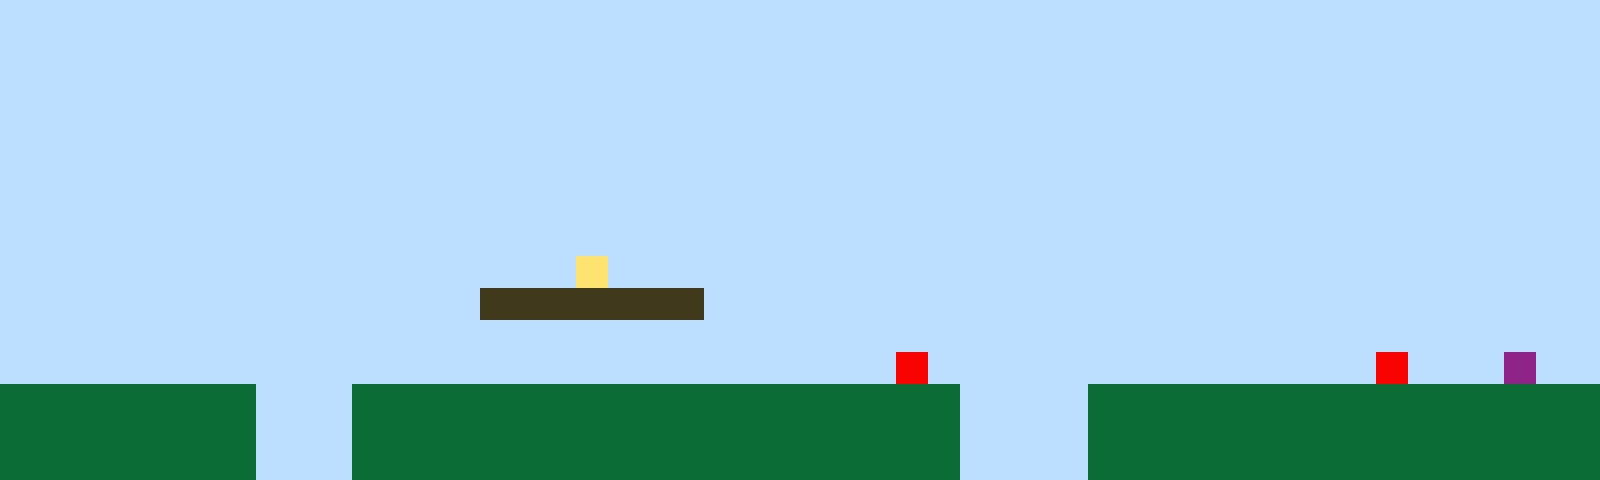

The image is a tile-based game level rendered from a .tmx file. Its description and complete source (layers, tilesets, objects, tile grids) follow:
An orthogonal 50x15 tile map with 32x32 px tiles, 1 tile layer (Tile Layer 1).

<map version="1.10" tiledversion="1.11.2" orientation="orthogonal" renderorder="right-up" width="50" height="15" tilewidth="32" tileheight="32" infinite="0" nextlayerid="2" nextobjectid="1"><editorsettings><export target="map1.csv" format="csv" /></editorsettings><tileset firstgid="1" name="sprites" tilewidth="32" tileheight="32" tilecount="6" columns="3"><image source="sprites.png" width="96" height="64" /></tileset><layer id="1" name="Tile Layer 1" width="50" height="15"><data encoding="csv">1,1,1,1,1,1,1,1,1,1,1,1,1,1,1,1,1,1,1,1,1,1,1,1,1,1,1,1,1,1,1,1,1,1,1,1,1,1,1,1,1,1,1,1,1,1,1,1,1,1,1,1,1,1,1,1,1,1,1,1,1,1,1,1,1,1,1,1,1,1,1,1,1,1,1,1,1,1,1,1,1,1,1,1,1,1,1,1,1,1,1,1,1,1,1,1,1,1,1,1,1,1,1,1,1,1,1,1,1,1,1,1,1,1,1,1,1,1,1,1,1,1,1,1,1,1,1,1,1,1,1,1,1,1,1,1,1,1,1,1,1,1,1,1,1,1,1,1,1,1,1,1,1,1,1,1,1,1,1,1,1,1,1,1,1,1,1,1,1,1,1,1,1,1,1,1,1,1,1,1,1,1,1,1,1,1,1,1,1,1,1,1,1,1,1,1,1,1,1,1,1,1,1,1,1,1,1,1,1,1,1,1,1,1,1,1,1,1,1,1,1,1,1,1,1,1,1,1,1,1,1,1,1,1,1,1,1,1,1,1,1,1,1,1,1,1,1,1,1,1,1,1,1,1,1,1,1,1,1,1,1,1,1,1,1,1,1,1,1,1,1,1,1,1,1,1,1,1,1,1,1,1,1,1,1,1,1,1,1,1,1,1,1,1,1,1,1,1,1,1,1,1,1,1,1,1,1,1,1,1,1,1,1,1,1,1,1,1,1,1,1,1,1,1,1,1,1,1,1,1,1,1,1,1,1,1,1,1,1,1,1,1,1,1,1,1,1,1,1,1,1,1,1,1,1,1,1,1,1,1,1,1,1,1,1,1,1,1,1,1,1,1,1,1,1,1,1,1,1,1,1,1,1,1,1,1,1,1,1,1,1,1,1,1,1,1,1,1,1,1,1,1,1,1,1,1,1,1,1,1,1,1,1,1,1,1,1,1,4,1,1,1,1,1,1,1,1,1,1,1,1,1,1,1,1,1,1,1,1,1,1,1,1,1,1,1,1,1,1,1,1,1,1,1,1,1,1,1,1,1,1,1,1,1,1,3,3,3,3,3,3,3,1,1,1,1,1,1,1,1,1,1,1,1,1,1,1,1,1,1,1,1,1,1,1,1,1,1,1,1,1,1,1,1,1,1,1,1,1,1,1,1,1,1,1,1,1,1,1,1,1,1,1,1,1,1,1,1,1,1,1,1,1,1,1,1,1,1,1,1,1,1,1,1,1,1,1,1,1,1,1,1,1,1,1,1,1,1,1,1,1,1,1,1,1,1,1,1,1,1,1,1,1,1,1,1,1,1,5,1,1,1,1,1,1,1,1,1,1,1,1,1,1,5,1,1,1,6,1,1,2,2,2,2,2,2,2,2,1,1,1,2,2,2,2,2,2,2,2,2,2,2,2,2,2,2,2,2,2,2,1,1,1,1,2,2,2,2,2,2,2,2,2,2,2,2,2,2,2,2,2,2,2,2,2,2,2,2,1,1,1,2,2,2,2,2,2,2,2,2,2,2,2,2,2,2,2,2,2,2,1,1,1,1,2,2,2,2,2,2,2,2,2,2,2,2,2,2,2,2,2,2,2,2,2,2,2,2,1,1,1,2,2,2,2,2,2,2,2,2,2,2,2,2,2,2,2,2,2,2,1,1,1,1,2,2,2,2,2,2,2,2,2,2,2,2,2,2,2,2</data></layer></map>
